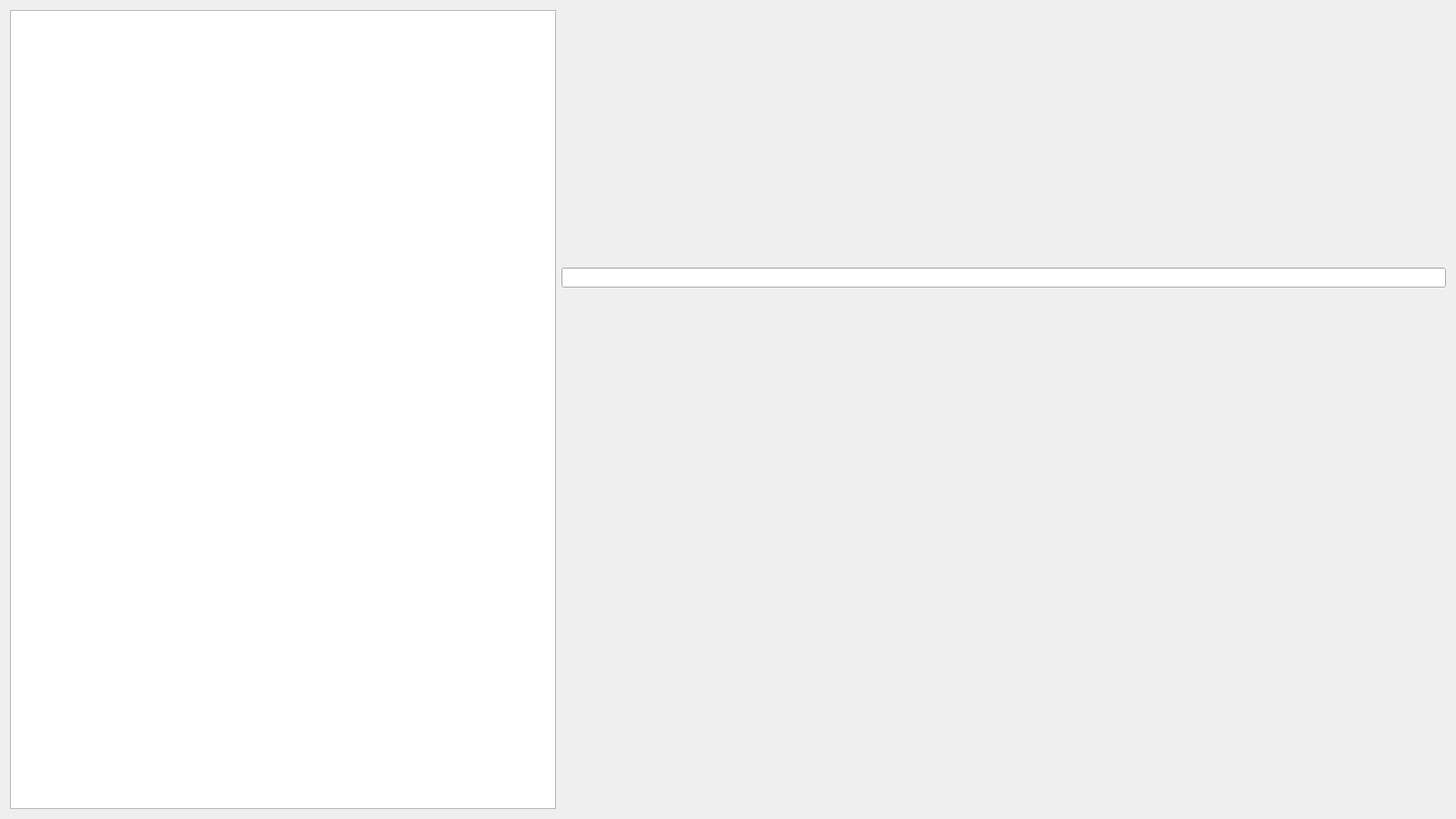
<?xml version="1.0" encoding="UTF-8"?>
<ui version="4.0">
 <class>MGFWorkspace</class>
 <widget class="QWidget" name="MGFWorkspace">
  <property name="geometry">
   <rect>
    <x>0</x>
    <y>0</y>
    <width>1600</width>
    <height>900</height>
   </rect>
  </property>
  <property name="windowTitle">
   <string>Form</string>
  </property>
  <layout class="QHBoxLayout" name="horizontalLayout">
   <property name="sizeConstraint">
    <enum>QLayout::SetMaximumSize</enum>
   </property>
   <item>
    <widget class="QTreeView" name="treeView">
     <property name="maximumSize">
      <size>
       <width>600</width>
       <height>16777215</height>
      </size>
     </property>
     <property name="editTriggers">
      <set>QAbstractItemView::NoEditTriggers</set>
     </property>
     <property name="selectionMode">
      <enum>QAbstractItemView::ExtendedSelection</enum>
     </property>
     <property name="iconSize">
      <size>
       <width>16</width>
       <height>16</height>
      </size>
     </property>
     <attribute name="headerMinimumSectionSize">
      <number>42</number>
     </attribute>
    </widget>
   </item>
   <item>
    <layout class="QVBoxLayout" name="assetViewerLayout">
     <property name="sizeConstraint">
      <enum>QLayout::SetMinimumSize</enum>
     </property>
     <item>
      <widget class="QLineEdit" name="fileDetails">
       <property name="readOnly">
        <bool>true</bool>
       </property>
      </widget>
     </item>
     <item>
      <widget class="QFrame" name="assetViewFrame">
       <property name="maximumSize">
        <size>
         <width>16777215</width>
         <height>16777215</height>
        </size>
       </property>
       <property name="frameShape">
        <enum>QFrame::NoFrame</enum>
       </property>
       <property name="frameShadow">
        <enum>QFrame::Raised</enum>
       </property>
       <layout class="QVBoxLayout" name="verticalLayout">
        <property name="spacing">
         <number>0</number>
        </property>
        <property name="sizeConstraint">
         <enum>QLayout::SetMaximumSize</enum>
        </property>
        <property name="leftMargin">
         <number>0</number>
        </property>
        <property name="topMargin">
         <number>0</number>
        </property>
        <property name="rightMargin">
         <number>0</number>
        </property>
        <property name="bottomMargin">
         <number>0</number>
        </property>
       </layout>
      </widget>
     </item>
    </layout>
   </item>
  </layout>
 </widget>
 <resources/>
 <connections/>
</ui>
